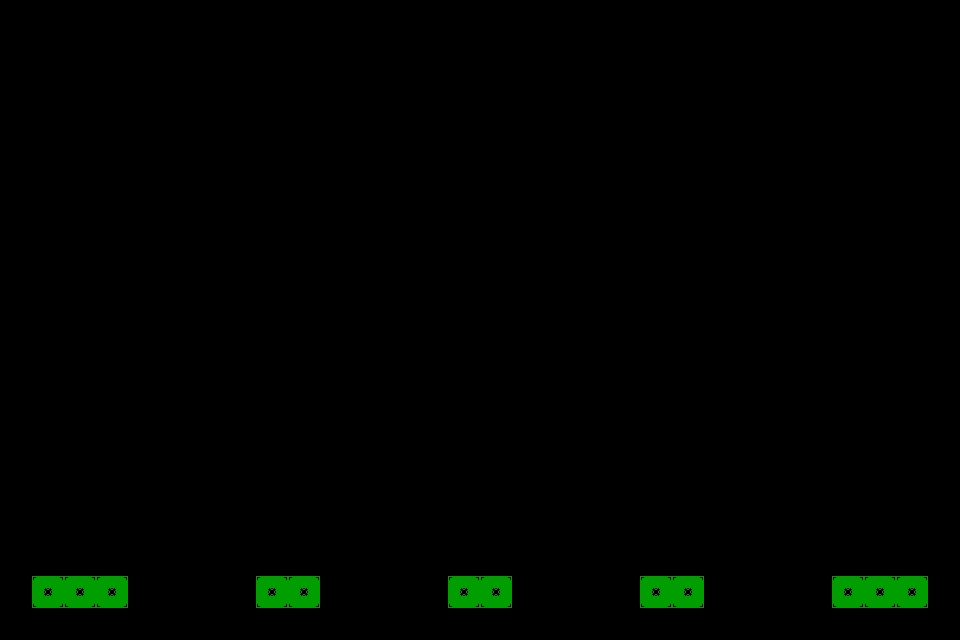

A level layout from a 2D game, rendered from its tile map. Below: a short description, then the map file with its tile-grid data intact:
An orthogonal 30x20 tile map with 32x32 px tiles, 1 tile layer (Layout) and 6 objects (4x Trigger, Spawnpoint, Goal).

<map version="1.10" tiledversion="1.12.2" orientation="orthogonal" renderorder="right-down" width="30" height="20" tilewidth="32" tileheight="32" infinite="0" nextlayerid="3" nextobjectid="8">
 <editorsettings>
  <export target="../../../src/maps/sector5/level1.lua" format="lua" />
 </editorsettings>
 <tileset firstgid="1" name="Props" class="Saw" tilewidth="32" tileheight="32" tilecount="8" columns="0">
  <grid orientation="orthogonal" width="1" height="1" />
  <tile id="0" type="Tile">
   <image source="../../../src/assets/images/test.png" width="32" height="32" />
  </tile>
  <tile id="1" type="Placeholder">
   <image source="../../../src/assets/images/placeholder.png" width="32" height="32" />
  </tile>
  <tile id="3" type="Spike">
   <image source="../../../src/assets/images/spike.png" width="32" height="16" />
  </tile>
  <tile id="4" type="Goal">
   <image source="../../../src/assets/images/goal.png" width="32" height="32" />
  </tile>
  <tile id="5" type="Saw">
   <image source="../../../src/assets/images/saw.png" width="32" height="32" />
  </tile>
  <tile id="6" type="Spring">
   <image source="../../../src/assets/images/spring.png" width="32" height="32" />
  </tile>
  <tile id="7" type="Booster">
   <image source="../../../src/assets/images/booster.png" width="32" height="32" />
  </tile>
  <tile id="8" type="Laser">
   <image source="../../../src/assets/images/laser.png" width="32" height="32" />
  </tile>
 </tileset>
 <layer id="1" name="Layout" width="30" height="20">
  <data encoding="csv">
0,0,0,0,0,0,0,0,0,0,0,0,0,0,0,0,0,0,0,0,0,0,0,0,0,0,0,0,0,0,
0,0,0,0,0,0,0,0,0,0,0,0,0,0,0,0,0,0,0,0,0,0,0,0,0,0,0,0,0,0,
0,0,0,0,0,0,0,0,0,0,0,0,0,0,0,0,0,0,0,0,0,0,0,0,0,0,0,0,0,0,
0,0,0,0,0,0,0,0,0,0,0,0,0,0,0,0,0,0,0,0,0,0,0,0,0,0,0,0,0,0,
0,0,0,0,0,0,0,0,0,0,0,0,0,0,0,0,0,0,0,0,0,0,0,0,0,0,0,0,0,0,
0,0,0,0,0,0,0,0,0,0,0,0,0,0,0,0,0,0,0,0,0,0,0,0,0,0,0,0,0,0,
0,0,0,0,0,0,0,0,0,0,0,0,0,0,0,0,0,0,0,0,0,0,0,0,0,0,0,0,0,0,
0,0,0,0,0,0,0,0,0,0,0,0,0,0,0,0,0,0,0,0,0,0,0,0,0,0,0,0,0,0,
0,0,0,0,0,0,0,0,0,0,0,0,0,0,0,0,0,0,0,0,0,0,0,0,0,0,0,0,0,0,
0,0,0,0,0,0,0,0,0,0,0,0,0,0,0,0,0,0,0,0,0,0,0,0,0,0,0,0,0,0,
0,0,0,0,0,0,0,0,0,0,0,0,0,0,0,0,0,0,0,0,0,0,0,0,0,0,0,0,0,0,
0,0,0,0,0,0,0,0,0,0,0,0,0,0,0,0,0,0,0,0,0,0,0,0,0,0,0,0,0,0,
0,0,0,0,0,0,0,0,0,0,0,0,0,0,0,0,0,0,0,0,0,0,0,0,0,0,0,0,0,0,
0,0,0,0,0,0,0,0,0,0,0,0,0,0,0,0,0,0,0,0,0,0,0,0,0,0,0,0,0,0,
0,0,0,0,0,0,0,0,0,0,0,0,0,0,0,0,0,0,0,0,0,0,0,0,0,0,0,0,0,0,
0,0,0,0,0,0,0,0,0,0,0,0,0,0,0,0,0,0,0,0,0,0,0,0,0,0,0,0,0,0,
0,0,0,0,0,0,0,0,0,0,0,0,0,0,0,0,0,0,0,0,0,0,0,0,0,0,0,0,0,0,
0,0,0,0,0,0,0,0,0,0,0,0,0,0,0,0,0,0,0,0,0,0,0,0,0,0,0,0,0,0,
0,1,1,1,0,0,0,0,1,1,0,0,0,0,1,1,0,0,0,0,1,1,0,0,0,0,1,1,1,0,
0,0,0,0,0,0,0,0,0,0,0,0,0,0,0,0,0,0,0,0,0,0,0,0,0,0,0,0,0,0
</data>
 </layer>
 <objectgroup id="2" name="Objects">
  <object id="1" name="Spawnpoint" gid="2" x="32" y="576" width="32" height="32" />
  <object id="2" name="Goal" gid="5" x="896" y="576" width="32" height="32" />
  <object id="3" name="Trigger" gid="2" x="352" y="576" width="32" height="32">
   <properties>
    <property name="id" value="swapControls" />
    <property name="radius" type="int" value="64" />
   </properties>
  </object>
  <object id="4" name="Trigger" gid="2" x="544" y="576" width="32" height="32">
   <properties>
    <property name="id" value="swapControls" />
    <property name="radius" type="int" value="64" />
   </properties>
  </object>
  <object id="6" name="Trigger" gid="2" x="896" y="544" width="32" height="32">
   <properties>
    <property name="id" value="swapControls" />
    <property name="radius" type="int" value="64" />
   </properties>
  </object>
  <object id="7" name="Trigger" gid="2" x="736" y="576" width="32" height="32">
   <properties>
    <property name="id" value="swapControls" />
    <property name="isFake" type="bool" value="true" />
    <property name="radius" type="int" value="64" />
   </properties>
  </object>
 </objectgroup>
</map>
